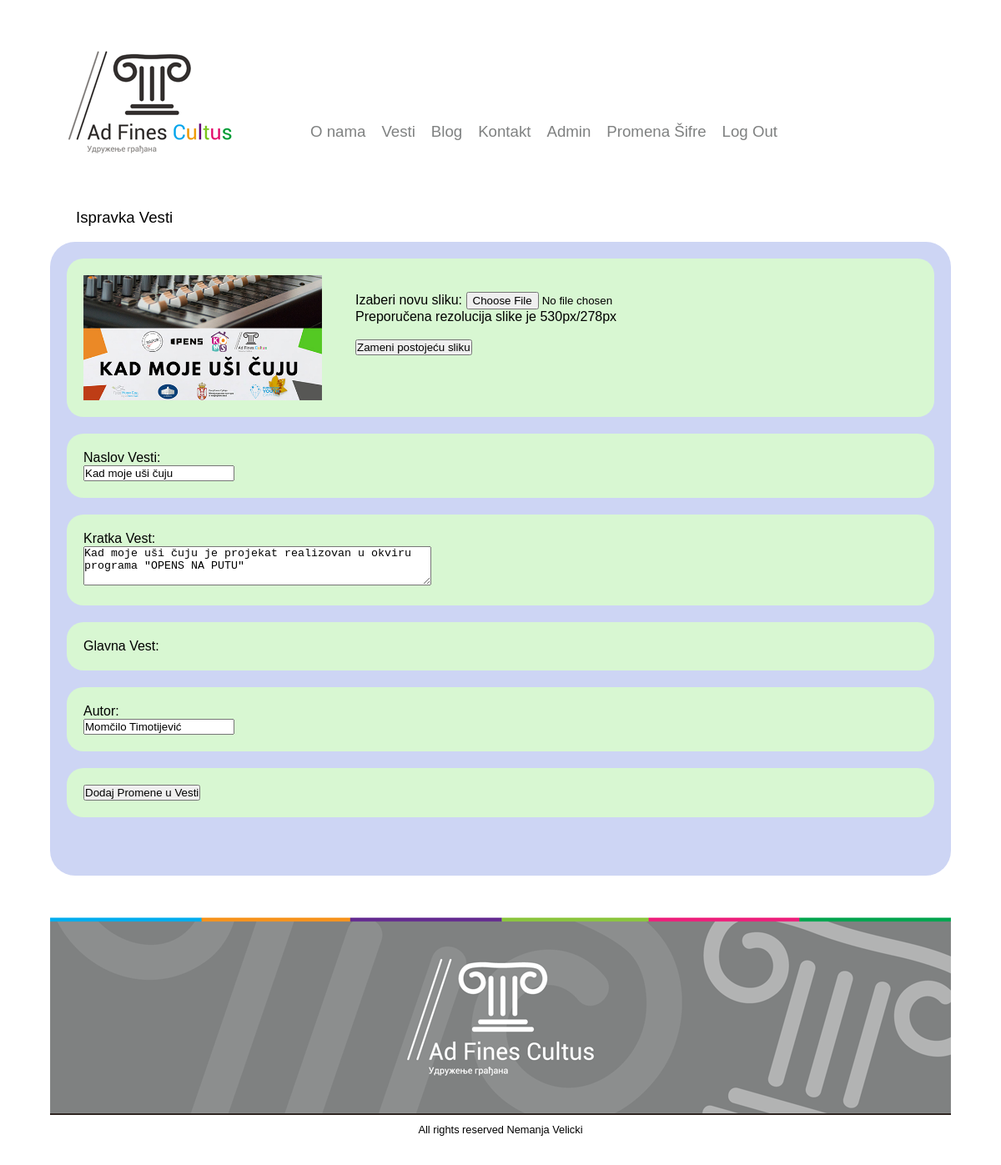
The page /administracija/vestiDorada.php?more=3 (signed in) on the database its author committed.
### tables this page shows
CREATE TABLE `vesti` (
  `id` int(11) NOT NULL,
  `naslov` varchar(100) NOT NULL,
  `kratakt` varchar(150) NOT NULL,
  `tekst` text NOT NULL,
  `imeslike` varchar(70) NOT NULL,
  `autor` varchar(50) NOT NULL,
  `datum` timestamp NOT NULL DEFAULT current_timestamp()
);

### administracija/vestiDorada.php (the view, shortened to what this page needs)
<?php
    include '../conectdb.php';
?>
<!DOCTYPE html>
<html>
    <head>
        <link rel="stylesheet" type="text/css" href="../Styles/Stylesheet.css?<?php echo time(); ?>" />
    </head>
    <body onLoad="iFrameOn();">
        <div id="sajt">
            <div id="baner">
                <div id="logo">
                    <?php
                        include 'banner.php';
                    ?>
                </div>
                    <div id="sidebar">
                        <?php
                            include 'sidebar.php';
                        ?>
                    </div>
            </div>
            <div id="vesti">
                <div class="novosti">
                    &nbsp &nbsp &nbsp Ispravka Vesti
                </div>
                <div id="svesti">
                    <div class="adonama">
                         <?php
                    include '../conectdb.php';
                    if (isset($_GET['more']))
                    {
                        $id = $_GET['more'];
                        $res = mysqli_query($con, "SELECT * FROM vesti WHERE id='$id'");
                        $row = mysqli_fetch_array($res);
                    }
                    ?>
                            <form action="vestiDorada.php" name="myform" id="myform" method="POST" enctype="multipart/form-data">
                                <div class="divimgonama">
                                    <div><img  src="../Images/vesti/<?php echo $row[4];?>"  class="novostislikaadmin"  /></div>
                                    <div class="vestDoradaSlika">
                                        Izaberi novu sliku:
                                        <input type="file" name="image"><br>
                                        Preporučena rezolucija slike je 530px/278px
                                        <input type="hidden" name="id" value="<?php echo $row[0];?>"><br><br>
                                        <input type="submit" name="upload" value="Zameni postojeću sliku">
                                    </div>
                                </div>
                                <div class="divimgonama">
                                    Naslov Vesti:<br>
                                    <input type="text" name="namenews" value="<?php echo $row[1];?>">
                                </div>
                                <div class="divimgonama">
                                    Kratka Vest:<br>
                                    <textarea cols="50" rows="3" name="shortnews"><?php echo $row[2];?></textarea>
                                </div>
                                <div class="divimgonama">
                                    Glavna Vest:<br>
                                </div>
                                <div class="divimgonama">
                                    Autor:<br>
                                    <input type="text" name="autor" value="<?php echo $row[5];?>">
                                </div>
                                <div class="divimgonama">
                                <input type="submit" name="update" value="Dodaj Promene u Vesti" onClick="javascript:submit_form();">
                                </div>
                            </form>
                    </div>
                    <div class="novosti">
            </div>
                </div>
            </div>
             <div class="novosti">
            </div>
            <?php
                include '../sivifuter.php';
            ?>
            <footer>
                <?php
                    include '../footer.php';
                ?>
            </footer>
        </div>
    </body>
</html>

### administracija/sidebar.php (shortened to what this page needs)
<p>
<ul id="navigacionimeni">
    <?php
    $user=$_SESSION['username'];
    include '../conectdb.php';
    $res1 = mysqli_query($con, "SELECT * FROM login WHERE username='$user'");
                                        while( $row1 = mysqli_fetch_array($res1))
                                        {
                                            if ( $row1[3]==1)
                                            {
                                                echo '<li class="dugme2"><a href="onama.php">O nama</a></li>';
                                            }
                                            if ( $row1[4]==1)
                                            {
                                                echo '<li class="dugme3"><a href="vesti.php">Vesti</a></li>';
                                            }
                                            if ( $row1[5]==1)
                                            {
                                                echo '<li class="dugme4"><a href="blog.php">Blog</a></li>';
                                            }
                                            if ( $row1[6]==1)
                                            {
                                                echo '<li class="dugme5"><a href="kontakt.php">Kontakt</a></li>';
                                            }
                                            if ( $row1[7]==1)
                                            {
                                                echo '<li class="dugme4"><a href="Admin.php">Admin</a></li>';
                                            }
                                        }
    ?>
    <li class="dugme2"><a href="password.php">Promena Šifre</a></li>
    <li class="dugme1"><a href="logout.php">Log Out</a></li>
</ul>

### Styles/Stylesheet.css (style rules this page uses)
* { margin: 0px; padding: 0px; }
body { //background-image: url(../Images/Pozadina.jpg); background-repeat: no-repeat; background-position: top center; font-family: altera, lucida grande ,tahoma,verdana,arial,sans-serif, franklin gothic medium; background-color: white; }
body p { font-size: 0.8em; line-height: 1.28; }
#sajt { //background-image: url(../Images/Pozadina2.jpg); background-repeat: no-repeat; background-attachment: fixed; background-position: top center; width: 1080px; background-color: white; margin: 0 auto; //padding: 5px; border: 0px solid #e6e6e6; //overflow: hidden; //margin-top: 0px; //text-shadow: 0.1em 0.1em #333; }
#logo { float: left; height: 220px; width: 220px; margin-top: 20px; margin-left: 20px; padding: 0px; border: 0px solid #e6e6e6; }
#sidebar { float: right; //height: 170px; width: 755px; margin-top: 147px; margin-right: 15px; padding: 0px; border: 0px solid #e6e6e6; text-align: center; color: black; }
#navigacionimeni { list-style-type: none; }
#navigacionimeni li { font: altera; margin-right: 15px; font-size: 14pt; //width: 75px; text-align: center; position: relative; float: left; }
#navigacionimeni a { padding-left: 2px; padding-right: 2px; transition: 1s ease; }
#navigacionimeni a:link, nav a:visited { display: #7f8181; color: #7f8181; text-decoration: none; }
#svesti { border-radius: 30px; background-color: #cdd5f4; float: left; //height: 350px; width: 1080px; border: 0px solid #e6e6e6; position: relative; overflow: hidden; }
footer { clear: both; width: auto; height: 40px; padding: 10px; border-top: 2px solid #2e2521; text-align: center; color: black; //text-shadow: 0.1em 0.1em #333; }
.divimgonama { float: left; display: block; width: 1000px; padding: 20px; margin-bottom: 20px; background-color: #d8f7d2; border-radius: 20px; }
.novosti { float: left; height: 40px; width: 1080px; //border-radius: 10px; font: estrangelo edessa; font-size: 14pt; //margin-left: 20px; margin-top: 10px; border: 0px solid #e6e6e6; position: relative; overflow: hidden; }
.adonama { padding: 20px; }
.novostislikaadmin { float: left; //display: block; height: 150px; width: 286px; position: relative; overflow: hidden; transition: 0.5s ease; }
.vestDoradaSlika { float: left; position: relative; margin-left: 20px; padding-left: 20px; padding-top: 20px; }

### rows shown on the page
vesti: imeslike (picture), namenews "Kad moje uši čuju", shortnews "Kad moje uši čuju je projekat realizovan u okviru programa \"OPENS NA PUTU\"", autor "Momčilo Timotijević"
